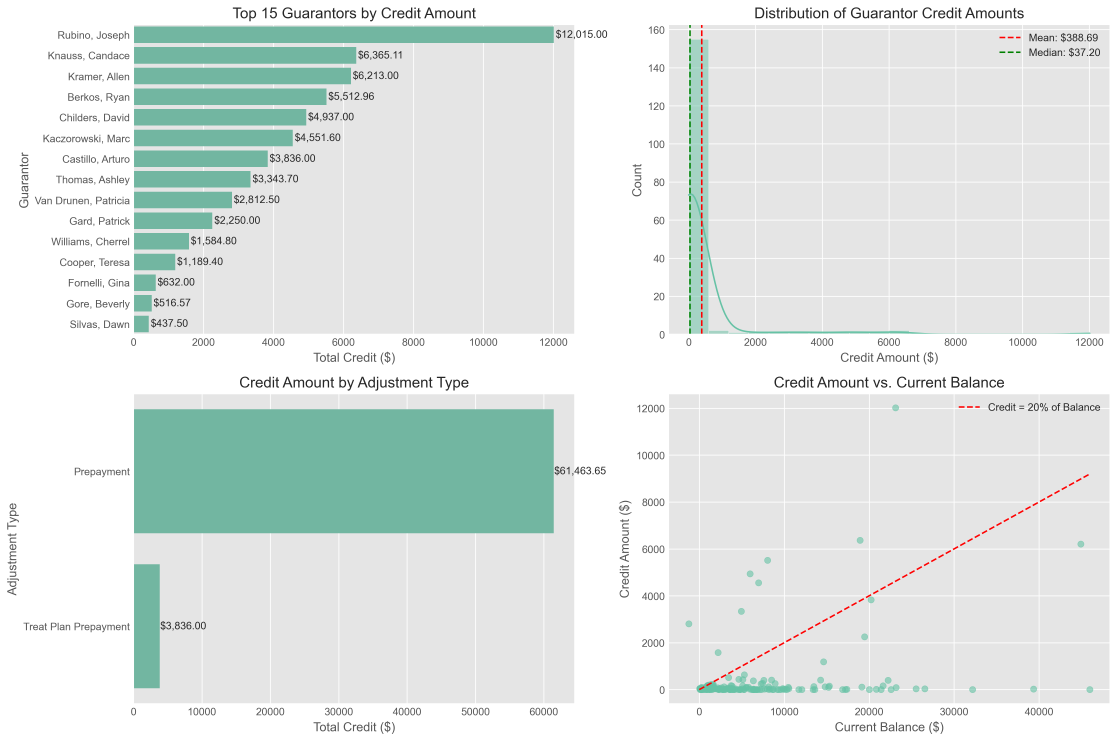
#> input picture scripts/validation/payment_split/data/credit_analysis_summary.png, 4469 x 2965 px (shown at 1/4 size)
$ python -i unearned_income_analysis_3.py   (imports and definitions only)
#> lines starting #> are read from the running program, lines starting #| are printed output that depends on the picture
#!/usr/bin/env python
# -*- coding: utf-8 -*-

"""
Unearned Income Analysis Script
-------------------------------
This script performs analysis on unearned income and unassigned provider transactions.
It handles path resolution properly using the config module or falls back to direct paths.
"""

# Import necessary libraries
import pandas as pd
import numpy as np
import matplotlib.pyplot as plt
import seaborn as sns
from datetime import datetime, timedelta
import os
import sys
from pathlib import Path

# Set up path to find the config module
def setup_project_path():
    """Set up the Python path to include the project root for imports"""
    current_dir = Path(__file__).parent.absolute()
    project_root = current_dir
    # Walk up directories to find project root (where src directory exists)
    while not (project_root / "src").exists() and project_root != project_root.parent:
        project_root = project_root.parent

    if (project_root / "src").exists():
        if str(project_root) not in sys.path:
            sys.path.insert(0, str(project_root))
        return project_root
    else:
        print("Warning: Could not locate project root (directory containing 'src')")
        return None


# Set up project path
project_root = setup_project_path()

# Try to import config module or use direct paths
# [18 lines not run here, left out]


# ===============================================================================
# DATA LOADING AND INTEGRATION
# ===============================================================================

# [91 lines left out: functions setup_file_paths, load_data, not called in this run]


def enrich_unassigned_transactions(data):
    """Integrate data from multiple sources to get a more complete view"""

    # Check if we have unassigned transactions
    if data['unassigned'].empty:
        print("No unassigned transactions to enrich")
        return pd.DataFrame()

    # Start with our base unassigned transactions
    df_enriched = data['unassigned'].copy()

    # Add patient balance information
    if not data['balance'].empty and 'PatNum' in data['balance'].columns and 'PatNum' in df_enriched.columns:
        balance_cols = [col for col in ['PatNum', 'EstBalance', 'BalTotal', 'InsEst',
                                        'Bal_0_30', 'Bal_31_60', 'Bal_61_90', 'BalOver90']
                        if col in data['balance'].columns]

        if len(balance_cols) > 1:  # Need at least PatNum and one other column
            df_balance_slim = data['balance'][balance_cols]
            df_enriched = pd.merge(df_enriched, df_balance_slim, on='PatNum', how='left', suffixes=('', '_current'))
            print(f"Added patient balance information: {len(balance_cols)-1} balance columns")

    # Identify unearned income transactions from the main transactions data
    if not data['main'].empty and 'TransactionNum' in df_enriched.columns:
        # Check if we have SplitNum or TransactionNum in main data
        join_col = None
        if 'SplitNum' in data['main'].columns:
            join_col = 'SplitNum'
            data['main'] = data['main'].rename(columns={'SplitNum': 'TransactionNum'})
        elif 'TransactionNum' in data['main'].columns:
            join_col = 'TransactionNum'

        if join_col:
            # Select useful columns that exist in the dataframe
            main_cols = [col for col in ['TransactionNum', 'UnearnedType', 'UnearnedTypeName',
                                         'ClinicNum', 'ClinicName']
                         if col in data['main'].columns]

            if len(main_cols) > 1:  # Need at least TransactionNum and one other column
                df_main_slim = data['main'][main_cols]
                df_enriched = pd.merge(df_enriched, df_main_slim, on='TransactionNum', how='left')
                print(f"Added unearned income transaction information: {len(main_cols)-1} columns")

    # Add aging information if available
    if not data['aging'].empty and 'PatNum' in data['aging'].columns and 'PatNum' in df_enriched.columns:
        aging_cols = [col for col in ['PatNum', 'OldestPrepaymentDays', 'TotalUnassignedPrepayments']
                      if col in data['aging'].columns]

        if len(aging_cols) > 1:  # Need at least PatNum and one other column
            # Keep only unique patient aging data
            df_aging_slim = data['aging'][aging_cols].drop_duplicates(subset=['PatNum'])
            df_enriched = pd.merge(df_enriched, df_aging_slim, on='PatNum', how='left')
            print(f"Added aging information: {len(aging_cols)-1} aging columns")

    # Add payment type statistics if available
    if data['has_indicators'] and not data['indicators'].empty and 'PatNum' in data['indicators'].columns and 'PatNum' in df_enriched.columns:
        # Determine which columns to include based on what's available
        indicator_cols = [col for col in ['PatNum', 'TransactionFrequency', 'AverageTransactionAmount', 'LastVisitDate']
                          if col in data['indicators'].columns]

        if len(indicator_cols) > 1:  # Only merge if we have useful data
            df_indicators_slim = data['indicators'][indicator_cols]
            df_enriched = pd.merge(df_enriched, df_indicators_slim, on='PatNum', how='left')
            print(f"Added payment type statistics: {len(indicator_cols)-1} indicator columns")

    # Create helper columns for analysis
    if 'TransactionDate' in df_enriched.columns:
        df_enriched['TransactionMonth'] = df_enriched['TransactionDate'].dt.strftime('%Y-%m')
        df_enriched['TransactionWeek'] = df_enriched['TransactionDate'].dt.strftime('%Y-%U')
        print("Added date-based helper columns")

    if 'SplitAmt' in df_enriched.columns:
        df_enriched['IsPositiveAmount'] = df_enriched['SplitAmt'] > 0
        df_enriched['AmountCategory'] = pd.cut(
            df_enriched['SplitAmt'].abs(),
            bins=[0, 200, 1000, 5000, float('inf')],
            labels=['Tiny (<$200)', 'Small ($200-$999)', 'Medium ($1000-$5000)', 'Large (>$5000)']
        )
        print("Added amount-based helper columns")

    return df_enriched


# ===============================================================================
# ANALYSIS FUNCTIONS
# ===============================================================================

# [507 lines left out: functions analyze_unearned_classifications, analyze_patient_balances, analyze_prepayment_aging, analyze_staff_and_clinic_patterns, create_enhanced_work_queues, export_enhanced_report and 2 more, not called in this run]


# [2 lines not run here, left out]

>>> import cv2
>>> picture = cv2.imread('data/credit_analysis_summary.png', cv2.IMREAD_GRAYSCALE)
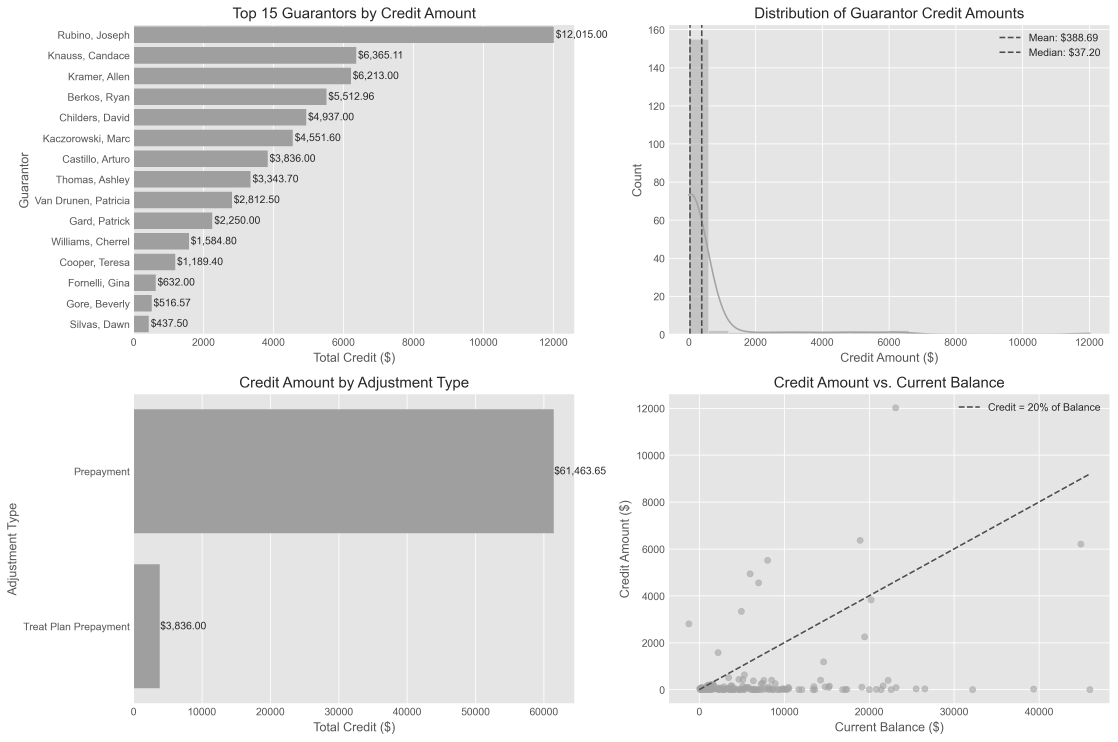
#> picture: shape (2965, 4469) (shown at 1/4 size); min 38, max 255, mean 227.5
#> (the run stopped early here; a loop or call above may not have finished)

$ run again, on scripts/validation/payment_split/data/credit_by_transaction_count.png
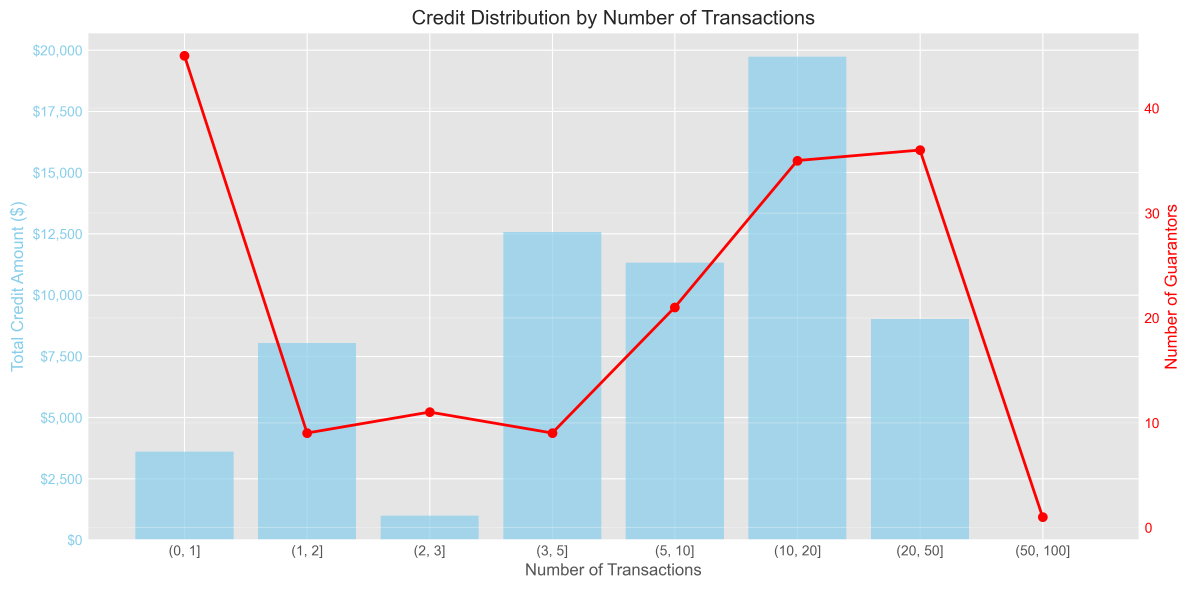
#> input picture scripts/validation/payment_split/data/credit_by_transaction_count.png, 3571 x 1766 px (shown at 1/3 size)
#> `picture = cv2.imread('data/credit_analysis_summary.png', cv2.IMREAD_GR..`:
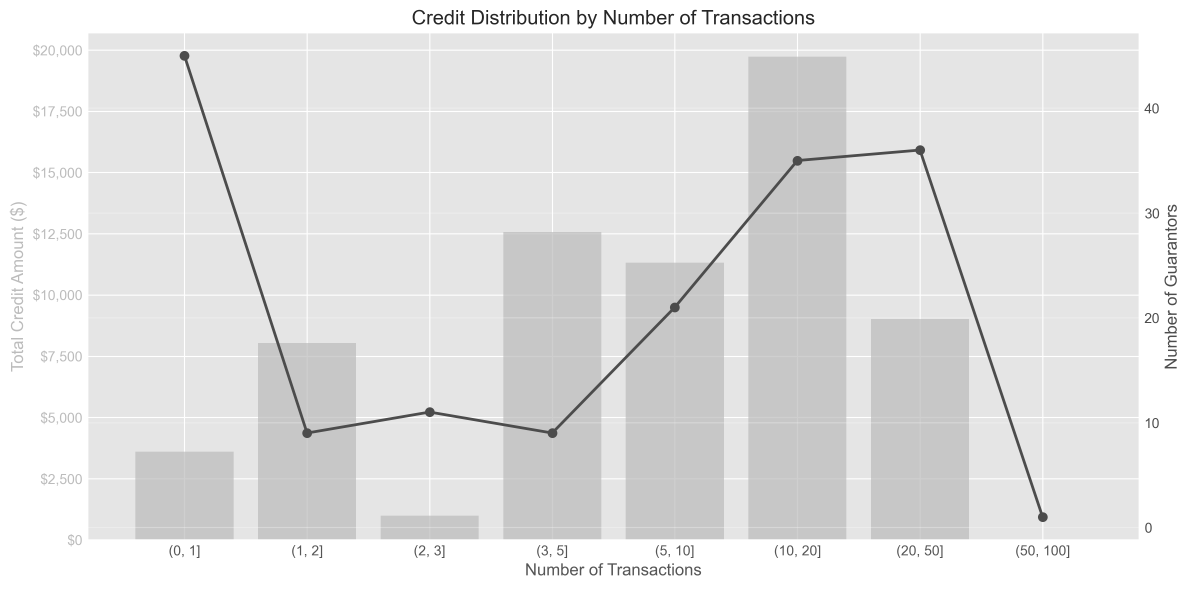
#> picture: shape (1766, 3571) (shown at 1/3 size); min 38, max 255, mean 226.9
